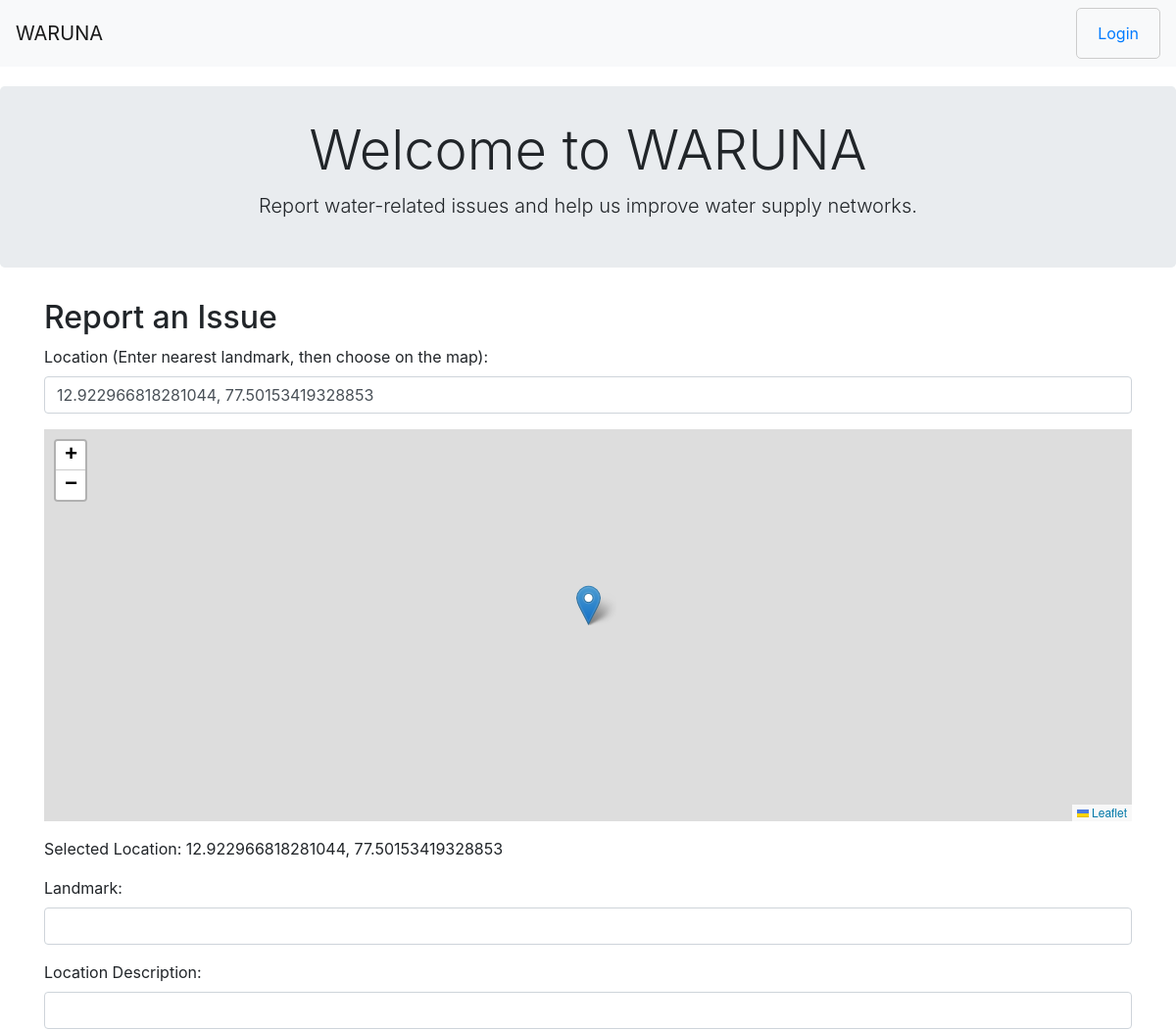
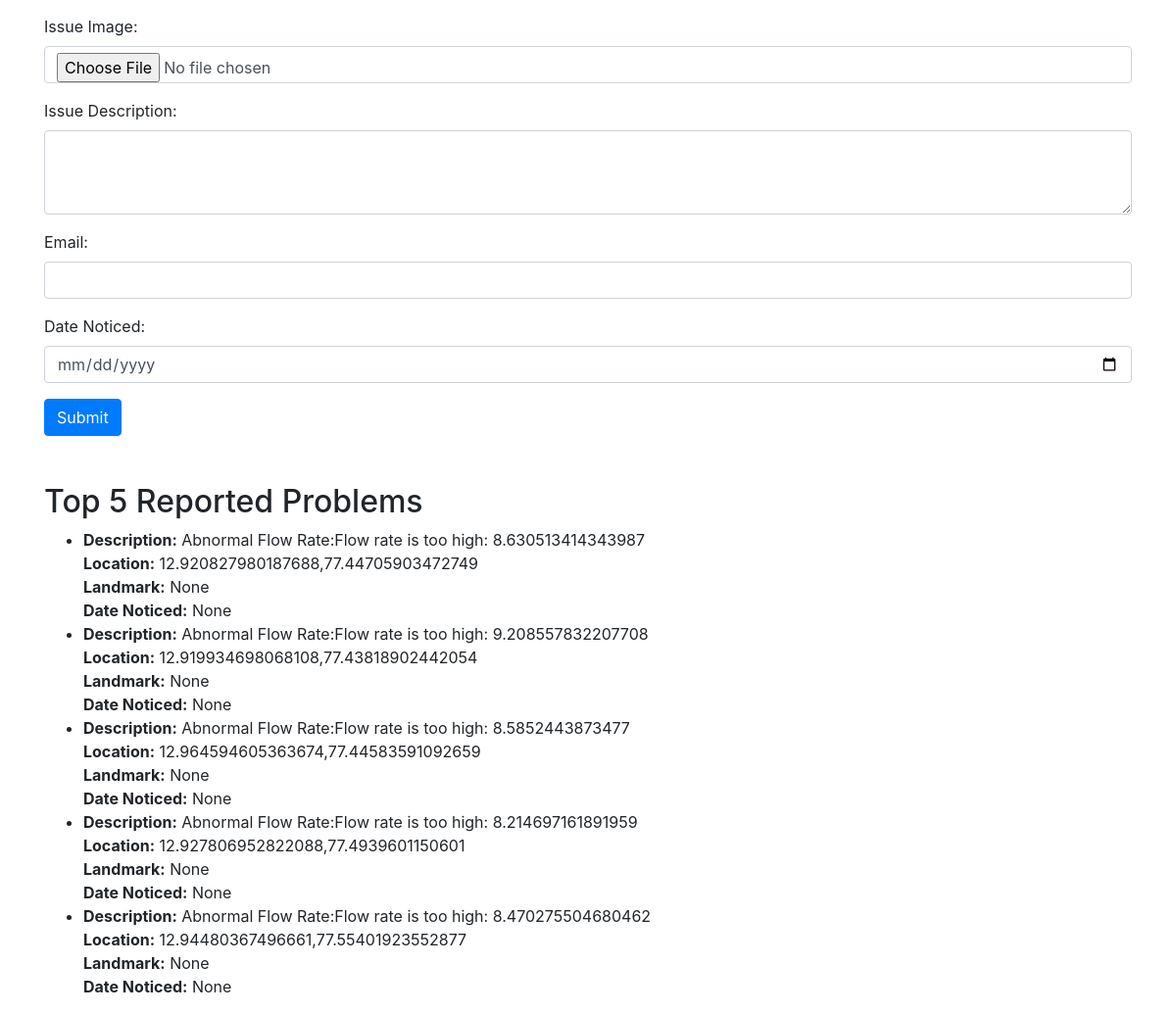
The page / on the database its author committed (2 pictures, top to bottom).
### tables this page shows
CREATE TABLE reported_problems 
                 (id INTEGER PRIMARY KEY AUTOINCREMENT, location TEXT, landmark TEXT, 
                 location_description TEXT, issue_image TEXT, issue_description TEXT, 
                 email TEXT, date TEXT, lat REAL, lng REAL, assigned_to TEXT, status TEXT);

### app.py (the view)
@app.route('/')
def index():
    conn = sqlite3.connect('waruna.db')
    c = conn.cursor()
    c.execute("SELECT * FROM reported_problems ORDER BY id DESC LIMIT 5")
    top_problems = c.fetchall()
    conn.close()
    return render_template('index.html', top_problems=top_problems)

### templates/index.html (shortened to what this page needs)
<!DOCTYPE html>
<html lang="en">
<head>
    <link rel="stylesheet" href="https://stackpath.bootstrapcdn.com/bootstrap/4.3.1/css/bootstrap.min.css">
    <link rel="stylesheet" href="https://unpkg.com/leaflet@1.7.1/dist/leaflet.css" />
</head>
<body>
    <nav class="navbar navbar-light bg-light">
        <a class="navbar-brand" href="#">WARUNA</a>
        <div class="login-box"><a class="nav-link" href="/login">Login</a></div>
    </nav>
    <div class="jumbotron">
        <h1 class="display-4">Welcome to WARUNA</h1>
        <p class="lead">Report water-related issues and help us improve water supply networks.</p>
    </div>
    <div class="container">
        <h2>Report an Issue</h2>
        <form action="/submit_issue" method="POST" enctype="multipart/form-data">
            <div class="form-group">
                <label for="location">Location (Enter nearest landmark, then choose on the map):</label>
                <input type="text" class="form-control" id="location" name="location" placeholder="Enter nearest landmark here" required>
            </div>
            <div id="map"></div>
            <div id="selected-location" class="mt-3"></div>
            <div class="form-group mt-3">
                <label for="landmark">Landmark:</label>
                <input type="text" class="form-control" id="landmark" name="landmark">
            </div>
            <div class="form-group">
                <label for="location_description">Location Description:</label>
                <input type="text" class="form-control" id="location_description" name="location_description">
            </div>
            <div class="form-group">
                <label for="issue_image">Issue Image:</label>
                <input type="file" class="form-control" id="issue_image" name="issue_image">
            </div>
            <div class="form-group">
                <label for="issue_description">Issue Description:</label>
                <textarea class="form-control" id="issue_description" name="issue_description" rows="3" required></textarea>
            </div>
            <div class="form-group">
                <label for="email">Email:</label>
                <input type="email" class="form-control" id="email" name="email" required>
            </div>
            <div class="form-group">
                <label for="date">Date Noticed:</label>
                <input type="date" class="form-control" id="date" name="date" required>
            </div>
            <button type="submit" class="btn btn-primary">Submit</button>
        </form>
    </div>
    <div class="container mt-5">
        <h2>Top 5 Reported Problems</h2>
        <ul>
            {% for problem in top_problems %}
            <li>
                <strong>Description:</strong> {{ problem[5] }}<br>
                <strong>Location:</strong> {{ problem[1] }}<br>
                <strong>Landmark:</strong> {{ problem[2] }}<br>
                <strong>Date Noticed:</strong> {{ problem[7] }}
            </li>
            {% endfor %}
        </ul>
    </div>
</body>
</html>

### templates/index.html (style rules this page uses)
.navbar { margin-bottom: 20px; }
.jumbotron { padding: 2rem 1rem; text-align: center; }
.login-box { border: 1px solid #ccc; padding: 5px; border-radius: 5px; }
.container { margin-top: 20px; }
#map { height: 400px; width: 100%; }

### rows shown on the page
reported_problems: issue_description "Abnormal Flow Rate:Flow rate is too high: 8.630513414343987", location "12.920827980187688,77.44705903472749", problem "None"
reported_problems: issue_description "Abnormal Flow Rate:Flow rate is too high: 9.208557832207708", location "12.919934698068108,77.43818902442054", problem "None"
reported_problems: issue_description "Abnormal Flow Rate:Flow rate is too high: 8.5852443873477", location "12.964594605363674,77.44583591092659", problem "None"
reported_problems: issue_description "Abnormal Flow Rate:Flow rate is too high: 8.214697161891959", location "12.927806952822088,77.4939601150601", problem "None"
reported_problems: issue_description "Abnormal Flow Rate:Flow rate is too high: 8.470275504680462", location "12.94480367496661,77.55401923552877", problem "None"
